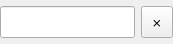
<?xml version="1.0" encoding="UTF-8"?>
<ui version="4.0">
 <class>Form</class>
 <widget class="QWidget" name="Form">
  <property name="geometry">
   <rect>
    <x>0</x>
    <y>0</y>
    <width>173</width>
    <height>44</height>
   </rect>
  </property>
  <property name="windowTitle">
   <string>Form</string>
  </property>
  <layout class="QHBoxLayout" name="horizontalLayout">
   <property name="leftMargin">
    <number>0</number>
   </property>
   <property name="topMargin">
    <number>6</number>
   </property>
   <property name="rightMargin">
    <number>0</number>
   </property>
   <property name="bottomMargin">
    <number>6</number>
   </property>
   <item>
    <widget class="QLineEdit" name="variable_line">
     <property name="sizePolicy">
      <sizepolicy hsizetype="Expanding" vsizetype="Preferred">
       <horstretch>0</horstretch>
       <verstretch>0</verstretch>
      </sizepolicy>
     </property>
    </widget>
   </item>
   <item>
    <widget class="QToolButton" name="delete_entry">
     <property name="minimumSize">
      <size>
       <width>32</width>
       <height>32</height>
      </size>
     </property>
     <property name="maximumSize">
      <size>
       <width>32</width>
       <height>32</height>
      </size>
     </property>
     <property name="text">
      <string>⨯</string>
     </property>
     <property name="icon">
      <iconset theme="QIcon::ThemeIcon::ListRemove"/>
     </property>
    </widget>
   </item>
  </layout>
 </widget>
 <resources/>
 <connections/>
</ui>
